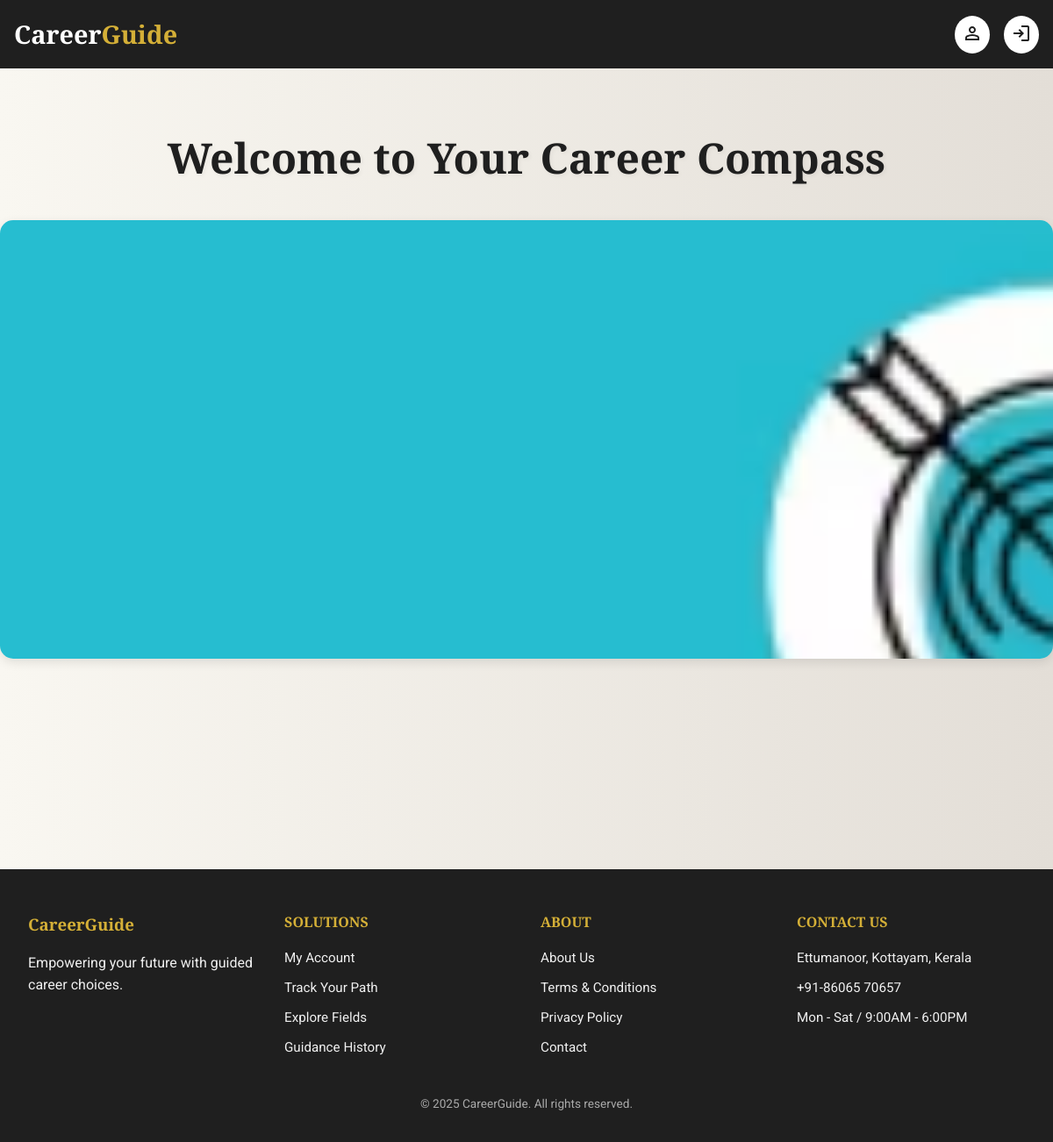
The app's page /index, older data.
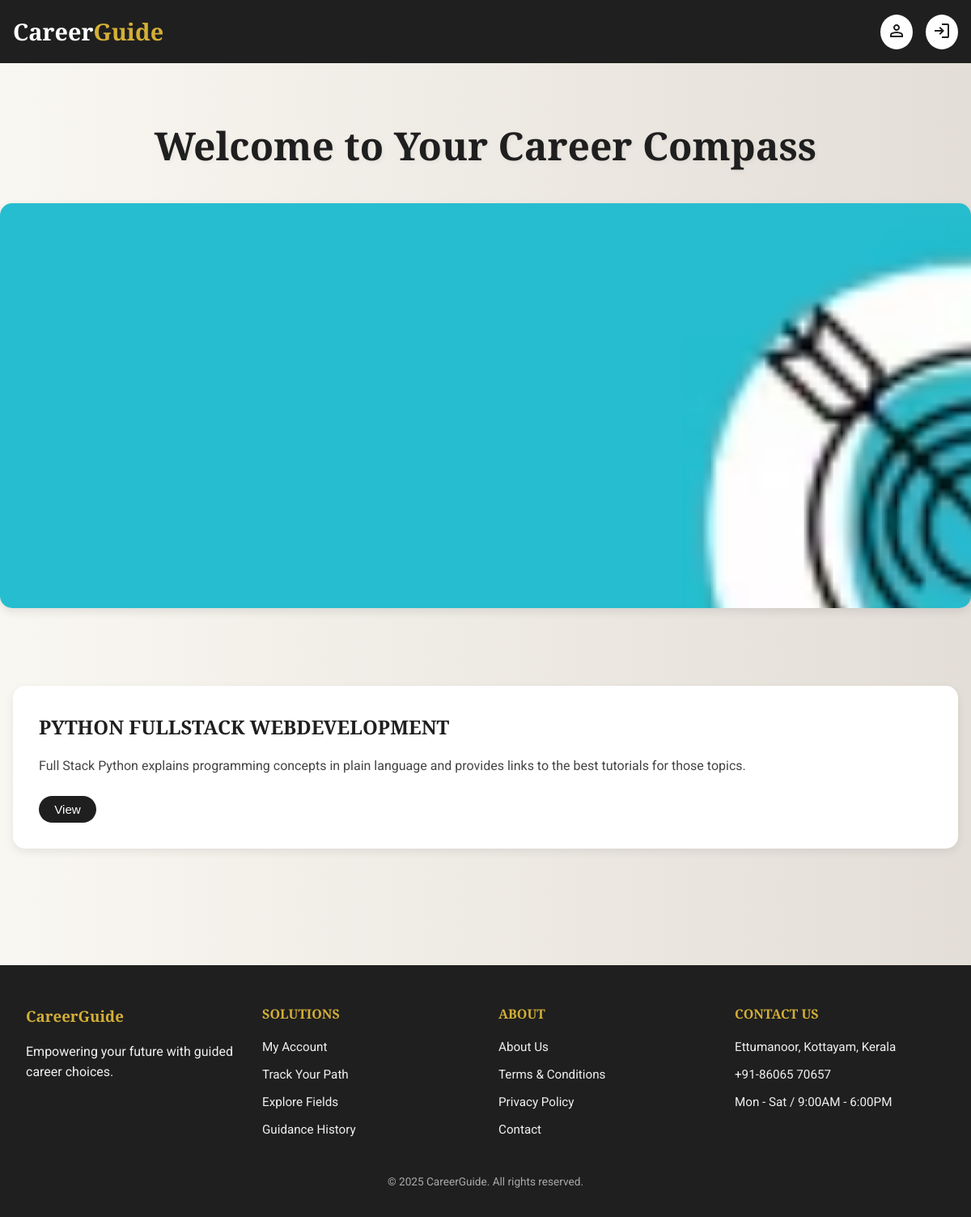
The same page, newer data.
### project_app/models.py (models this page shows)
class Course(models.Model):
      INTERESTED_CHOICES = [
        ('Job', 'Job'),
        ('Study', 'Study'),
    ]
      qualification=models.ForeignKey(Qualification, on_delete=models.CASCADE)
      subject = models.ForeignKey(Subject, on_delete=models.CASCADE)
      title = models.CharField(max_length=100)
      description = models.TextField()
      maindescription = models.TextField()
      interested = models.CharField(max_length=20, choices=INTERESTED_CHOICES, null=True, blank=True)

### project_app/views.py (the view)
# urls.py: path('index',views.index,name='index'),
def index(request):
     courses = Course.objects.all()
     return render(request, "index.html", {"courses": courses})

### templates/index.html (shortened to what this page needs)
{% load static %}
<!DOCTYPE html>
<html lang="en">
<head>
    <link rel="stylesheet" href="{% static 'css/index.css' %}">
</head>
<body>
    <nav>
        <div class="container nav-container">
            <div class="logo">Career<span>Guide</span></div>
            <div class="nav-links">
                <a href="{% url 'profile' %}" title="Profile">
                    <button></button>
                </a>
                {% if user.is_authenticated %}
                <a href="{% url 'logout' %}" title="Logout">
                    <button><svg xmlns="http://www.w3.org/2000/svg" height="24px" viewBox="0 -960 960 960" width="24px" fill="#1f1f1f"><path d="M200-120q-33 0-56.5-23.5T120-200v-560q0-33 23.5-56.5T200-840h280v80H200v560h280v80H200Zm440-160-55-58 102-102H360v-80h327L585-622l55-58 200 200-200 200Z"/></svg></button>
                </a>
                {% else %}
                <a href="{% url 'userlogin' %}" title="Login">
                    <button><svg xmlns="http://www.w3.org/2000/svg" height="24px" viewBox="0 -960 960 960" width="24px" fill="#1f1f1f"><path d="M480-120v-80h280v-560H480v-80h280q33 0 56.5 23.5T840-760v560q0 33-23.5 56.5T760-120H480Zm-80-160-55-58 102-102H120v-80h327L345-622l55-58 200 200-200 200Z"/></svg></button>
                </a>
                {% endif %}
            </div>
        </div>
    </nav>
        <main>
            <h1>Welcome to Your Career Compass</h1>
        </main>
        <div class="carousel-container">
            <div class="carousel">
                <img src="/static/images/caro3.avif" alt="Slide 1">
            </div>
        </div>
    <div class="courses-container">
        {% for course in courses %}
        <div class="course-card">
            <h2>{{ course.title }}</h2>
            <p>{{ course.description }}</p>
            <div class="course-actions">
                <a href="{% url 'details' course.id %}" class="btn"><button>View</button></a>
            </div>
        </div>
        {% endfor %}
    </div>
    <footer class="footer">
        <div class="container">
            <div class="footer-container">
                <div class="foot-column">
                    <h3>CareerGuide</h3>
                    <p>Empowering your future with guided career choices.</p>
                </div>
                <div class="foot-column">
                    <h4>SOLUTIONS</h4>
                    <ul>
                        <li>My Account</li>
                        <li>Track Your Path</li>
                        <li>Explore Fields</li>
                        <li>Guidance History</li>
                    </ul>
                </div>
                <div class="foot-column">
                    <h4>ABOUT</h4>
                    <ul>
                        <li>About Us</li>
                        <li>Terms & Conditions</li>
                        <li>Privacy Policy</li>
                        <li>Contact</li>
                    </ul>
                </div>
                <div class="foot-column">
                    <h4>CONTACT US</h4>
                    <ul>
                        <li>Ettumanoor, Kottayam, Kerala</li>
                        <li>+91-86065 70657</li>
                        <li>Mon - Sat / 9:00AM - 6:00PM</li>
                    </ul>
                </div>
            </div>
            <div class="footer-bottom">
                <p>© 2025 CareerGuide. All rights reserved.</p>
            </div>
        </div>
    </footer>
</body>
</html>

### static/css/index.css (style rules this page uses)
* { margin: 0; padding: 0; box-sizing: border-box; }
body { font-family: 'Roboto', sans-serif; background: linear-gradient(to right, #f9f7f1, #e3ded7); color: #1f1f1f; line-height: 1.6; }
.container { max-width: 1200px; margin: 0 auto; padding: 0 1rem; }
nav { background-color: #1f1f1f; padding: 1rem 0; }
.nav-container { display: flex; justify-content: space-between; align-items: center; }
.logo { font-family: 'Playfair Display', serif; font-size: 1.8rem; color: #fff; font-weight: bold; }
.logo span { color: #d4af37; }
.nav-links { display: flex; gap: 1rem; }
nav a button { background-color: #ffffff; border: none; padding: 0.5rem; border-radius: 50%; cursor: pointer; transition: background 0.3s ease; }
.carousel-container { width: 100%; max-width: 1200px; margin: 2rem auto; overflow: hidden; border-radius: 15px; box-shadow: 0 4px 12px rgba(0, 0, 0, 0.1); height: 500px; }
.carousel { display: flex; animation: slide 25s infinite ease-in-out; width: calc(100% * 5); }
.carousel img { width: 100%; height: 500px; object-fit: cover; flex-shrink: 0; transition: transform 0.5s ease; }
h1 { text-align: center; margin-top: 4rem; font-size: 3rem; color: #1f1f1f; font-family: 'Playfair Display', serif; font-weight: 600; text-shadow: 2px 2px 5px rgba(0,0,0,0.05); }
.courses-container { display: grid; grid-template-columns: repeat(auto-fit, minmax(280px, 1fr)); gap: 2rem; padding: 4rem 1rem; max-width: 1200px; margin: 0 auto; }
.course-card { background-color: #ffffff; border-radius: 15px; padding: 2rem; box-shadow: 0 4px 12px rgba(0, 0, 0, 0.08); transition: transform 0.3s ease, box-shadow 0.3s ease; }
.course-card h2 { font-family: 'Playfair Display', serif; font-size: 1.5rem; margin-bottom: 1rem; color: #1f1f1f; }
.course-card p { font-size: 1rem; color: #444; margin-bottom: 1.5rem; }
.course-actions .btn button { background-color: #1f1f1f; color: #ffffff; border: none; padding: 0.5rem 1.2rem; border-radius: 25px; font-size: 0.95rem; cursor: pointer; transition: background-color 0.3s ease; }
.footer { background-color: #1f1f1f; color: #f0f0f0; padding: 3rem 1rem 2rem 1rem; margin-top: 5rem; }
.footer .container { max-width: 1200px; margin: 0 auto; }
.footer-container { display: grid; grid-template-columns: repeat(auto-fit, minmax(220px, 1fr)); gap: 2rem; }
.foot-column h4, .foot-column h3 { margin-bottom: 1rem; color: #d4af37; font-weight: 600; font-family: 'Playfair Display', serif; }
.foot-column ul { list-style: none; padding: 0; }
.foot-column ul li { margin-bottom: 0.6rem; font-size: 0.95rem; }
.footer-bottom { text-align: center; margin-top: 2rem; font-size: 0.85rem; color: #aaaaaa; }

Row changes from the older to the newer data that the page shows:
added Course: title "PYTHON FULLSTACK WEBDEVELOPMENT", description "Full Stack Python explains programming concepts in plain language and provides links to the best tutorials for those topics."
